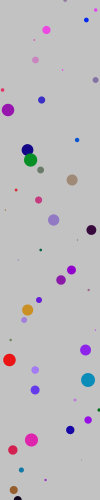
Frame 1 (no input)
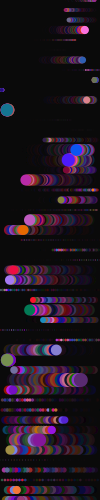
Frame 60 (the mouse pressed at the canvas centre just before this capture)
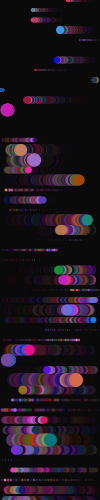
Frame 120 (the mouse held since frame 60 and released just before this capture)

The Processing sketch that drew these frames (run headless with seeded random() and noise(); from frame 60 on, the mouse is pressed at the canvas centre):

// Processing sketch: processing_90718
// ── processing_90718.pde

int numSpots = 90;
Spot[] spots = new Spot[numSpots];
boolean on = false;
void setup() {
size(100, 500);
smooth();
noStroke();
for (int i = 0; i < spots.length; i++) {
float rate = 0.5 + i*0.05;
float y= i*10;
spots[i] = new Spot(random(width), y, random(15), rate);
}
}

void draw() {
fill(0, 12);
rect(0, 0, width, height);
fill(255);
  for (int i = 0; i < spots.length; i++) {
    spots[i].move(); 
    spots[i].display(); 
  }
}

class Spot {
float x, y; 
float diameter; 
float speed; 
int direction = 1;

Spot(float xpos, float ypos, float dia, float sp) {
x = xpos;
y = ypos;
diameter = dia;
speed = sp;
}

void move() {
x += (speed * direction);
  if ((x > (width - diameter)) || (x < diameter)) {
  direction *= -1;
  }
}  

void display() {
  fill(color(random(255), random(150), random(255)));
  ellipse(x, y, diameter, diameter);
  }
}
